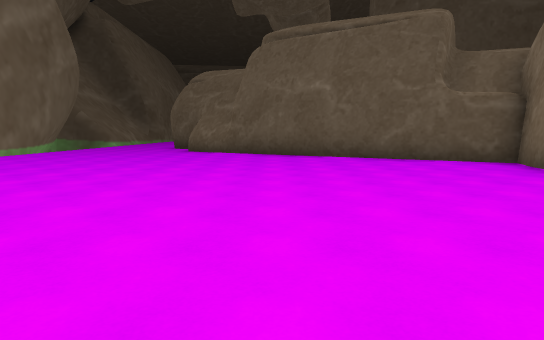
View 1 (above)

16 first-person views from a walk through a Unity game level. The camera is 1.5 m above the floor, tilts 6° down and sees 75° across. The floor is counted in squares, 2.72 m on a side. Each view is taken from the middle of a square. On the plan, view 1 faces up. The plan holds only what a view shows up to about 9 squares ahead; the rest is blank. The place goes on beyond the plan. The player character is not drawn. Some animated figures are not drawn. Some surface patterns are stand-ins.

View 2
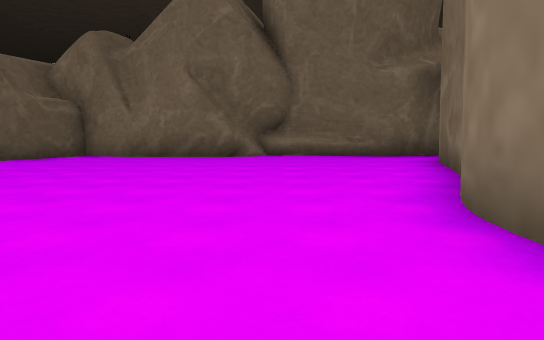

View 3
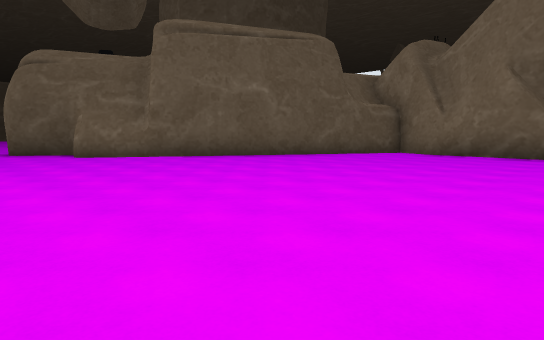

View 4
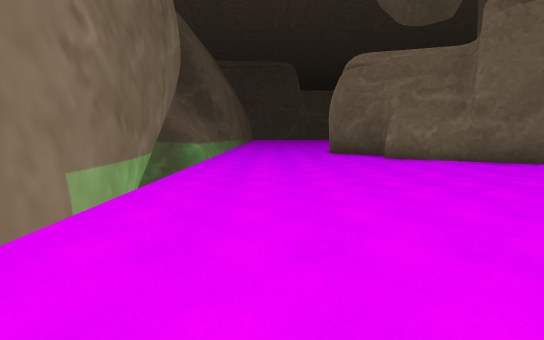

View 5
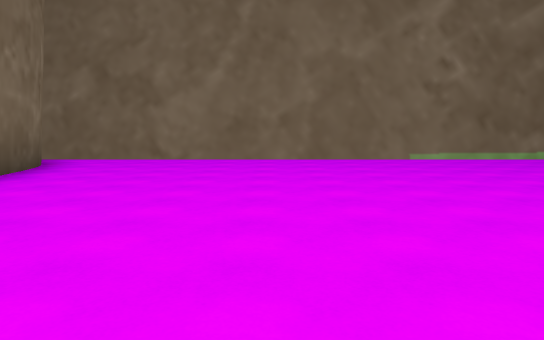

View 6
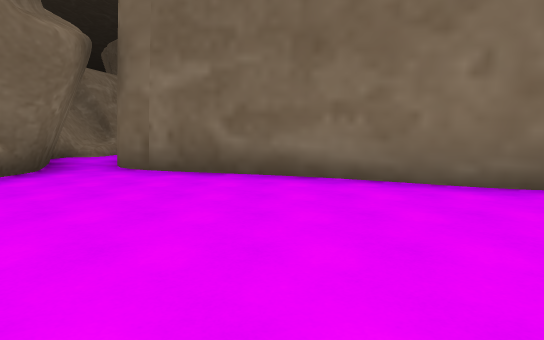

View 7
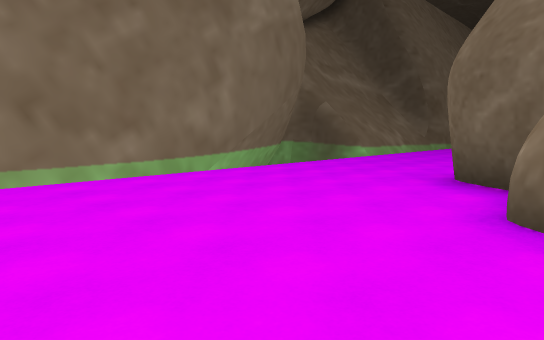

View 8
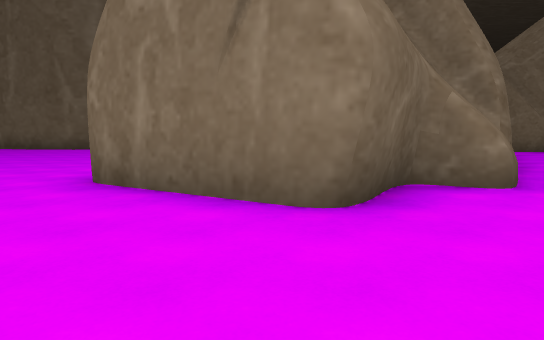

View 9
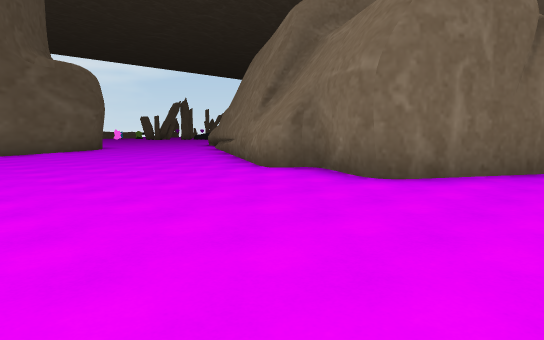

View 10
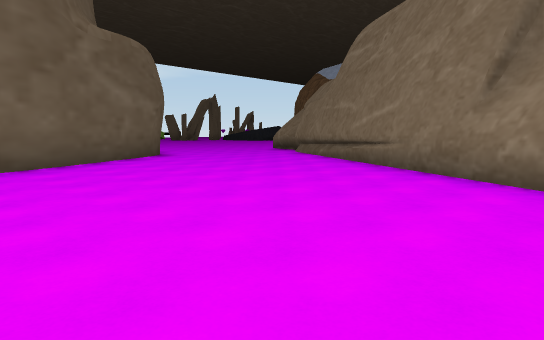

View 11
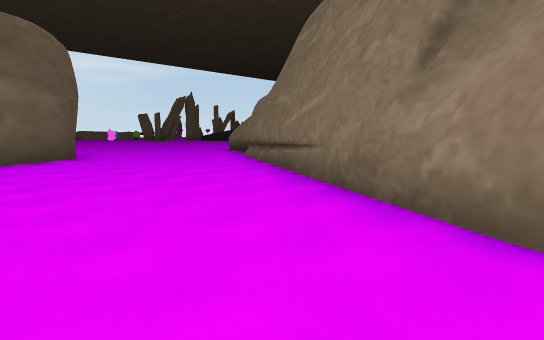

View 12
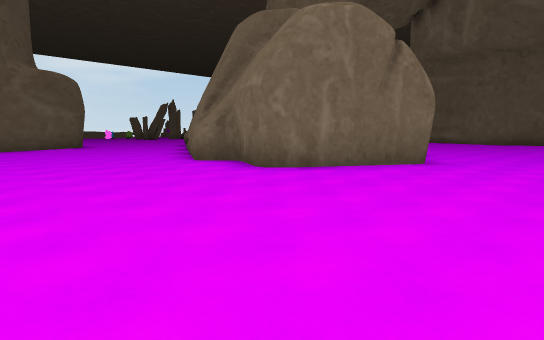

View 13
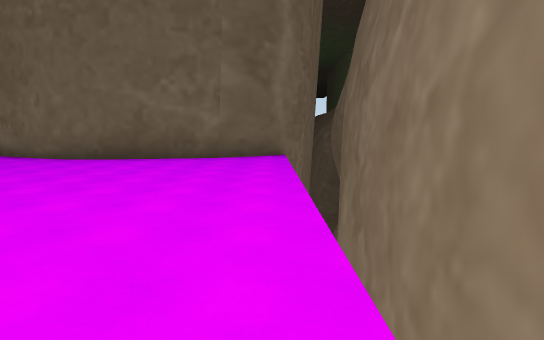

View 14
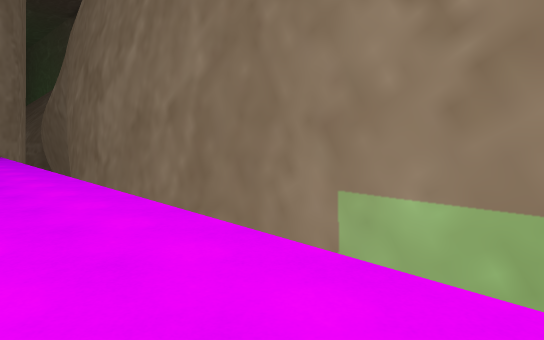

View 15
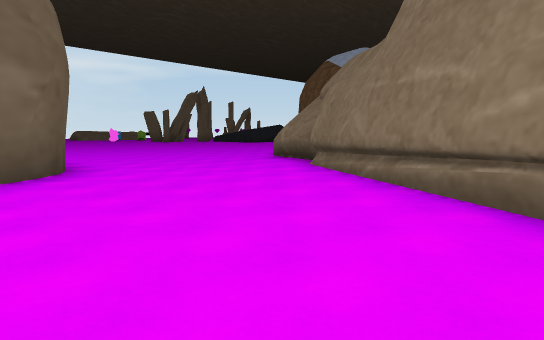

View 16
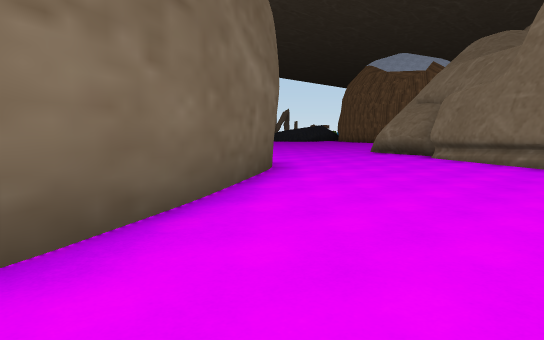

### Floor plan
Points are (right, up) in squares from view 1. A wall is a line through its corners. A room is listed if a view was taken in it or the views show most of it. See-through windows are left out.
Room 1 (views 1, 2, 3, 4, 5, 6, 7, 8, 9, 10, 11, 12, 13, 14, 15, 16)
walls: (-0.8, 9.5) (-1.6, 10.1) (-2.4, 10.6) (-2.4, 11.4) (-3.6, 12.5) (-2.1, 15); (-1, 9.7) (-1.4, 10.1); (-2.3, 10.5) (-2.6, 11.5); (-2.5, 10.8) (-2.3, 11.3); (-2.4, 11.6) (-3.4, 12.2); (-3, 13.7) (-2.1, 14.9); (-0.3, 14.6) (0, 15.1); (-1.6, 15.1) (-0.7, 14.6) (0.1, 15.1) (1.8, 14.3); (0.1, 15.1) (7, 11); (3.9, 4.7) (4.5, 6.4) (-2.5, 10.4); (-7.5, 10.2) (-7.7, -1.4); (3.9, 4.3) (4.2, 5.6); (-7.8, 11.6) (-7.6, 9.5); (-8, 12.1) (-7.7, 10.9); (4.1, 2.6) (3.9, 2.9) (3.9, 3.3); (-1.9, 0.7) (-1.4, 0.6); (-2.2, 0.7) (-1.7, 0.7) (-1.1, 0.4); (4.3, 2.5) (3.9, 3); (-1.2, 0.5) (0.3, -0.3); (4.5, 2.4) (3.9, 2.8); (-3, 0.6) (-2.1, 0.7); (5, 2.4) (3.9, 2.9); (4.9, 2.3) (4.3, 2.5) (3.9, 2.9) (4, 5.3); (4.7, 1.8) (5, 2.4) (4.6, 2.6); (0.2, -0.3) (0.6, -0.5); (-4.6, 0.3) (-2.9, 0.6); (0.5, -0.4) (3, -1.2) (3.5, -1.7); (-4.9, 0.2) (-4.4, 0.3); (7.5, 15.3) (5.7, 18.9); (2.7, -1.1) (3.1, -1.4); (8, 15) (7.6, 15.6); (8.2, 14.7) (7.8, 15.2); (8.5, 14.6) (8.1, 14.9); (3.9, -1) (4, -0.3); (4.1, -1) (5.1, 1.9); (4.2, -1.1) (4.6, 1.9); (-6.4, -1) (-5.3, -0.1); (4.9, -2.4) (4.1, -0.9) (4.6, 0.3); (5.5, -5) (5.6, -3.6); (5.7, -5.1) (5.7, -4.2); (5.8, -5.1) (5.9, -4.1)
low walls: (4.6, 1.5) (4.7, 2)
ways out: opening at (7.3, 13)

Where each view was taken, in squares from view 1:
view 1: 0 up, 0 right, facing up
view 2: 2 up, 4 left, facing right
view 3: 2 up, 5 left, facing up-right
view 4: 3 up, 5 left, facing up
view 5: 4 up, 1 right, facing left
view 6: 4 up, 1 right, facing down
view 7: 8 up, 2 left, facing up-left
view 8: 13 up, 6 left, facing right
view 9: 19 up, 4 left, facing down-right
view 10: 19 up, 0 right, facing down-right
view 11: 17 up, 0 right, facing down-right
view 12: 19 up, 6 left, facing down-right
view 13: 8 up, 6 left, facing down
view 14: 9 up, 5 left, facing down-left
view 15: 16 up, 3 right, facing down-right
view 16: 19 up, 4 right, facing down-right
